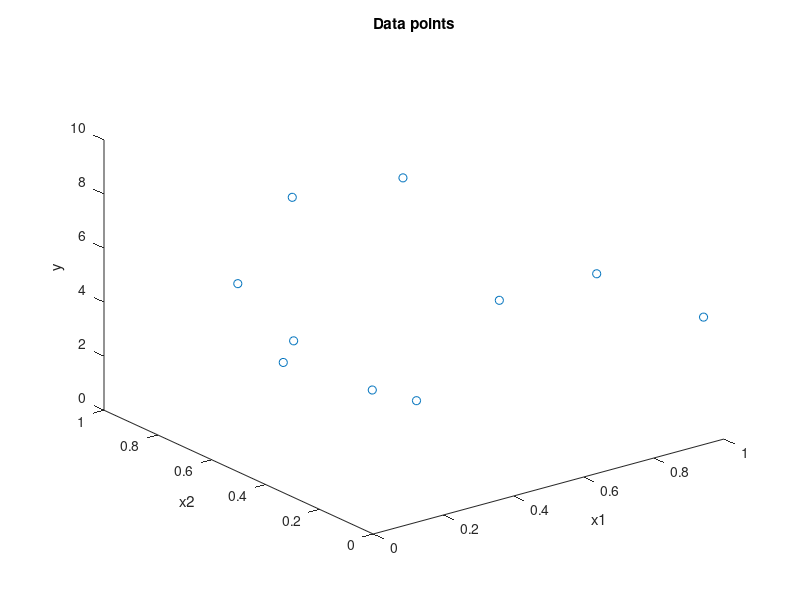

Write the MATLAB code that produced this figure. (Note: this script raises an error after producing the figure.)
clear all;
close all;
clc;

% Generating data samples
x = rand(2,10);
y = 10 .* rand(10,1);

figure
xlim([0 1])
ylim([0 1])
zlim([0 10])
plot3(x(1,:),x(2,:),y,'o');
xlabel('x1')
ylabel('x2')
zlabel('y')
title('Data points')

% Converting to homogeneous form xw = 0
w = [2 -1 2]';
x(3,:) = 1;
x = x'; 

% Gradient descent
l_rate = 1;
n = size(x,1);
MAX_ITERS = 500;
n_iters = 0;
disp('Initial weight');
disp(w);
costs = [calcCost(x,w,y)];
disp('Initial cost');
disp(costs);
update = l_rate * calcJacobian(x,w,y);

while(n_iters < MAX_ITERS && norm(update) > 0.001)
    w = w - update;
    costs = [costs calcCost(x,w,y)];
    n_iters = n_iters + 1;
    update = l_rate * calcJacobian(x,w,y);
end

disp('Gradient Descent Result:')
disp('Weight estimated:')
disp(w)
disp('Number of iterations elapsed')
disp(n_iters)
disp('Final cost')
disp(costs(end))

figure
plot(costs);

% Newton's Method
w = [2 -1 2]';
disp('Initial weight');
disp(w);
n_iters = 0;
MAX_ITERS = 500;
costs = calcCost(x,w,y);
disp('Initial cost');
disp(costs);
update = inv(calcHessian(x,w,y)) * calcJacobian(x,w,y);
while(n_iters < MAX_ITERS && norm(update) > 0.001)
    w = w - update;
    costs = [costs calcCost(x,w,y)];
    n_iters = n_iters + 1;
    update = inv(calcHessian(x,w,y)) * calcJacobian(x,w,y);
end
w_est = w;
disp('Newton Method Result:')
disp('Weight estimated:')
disp(w_est)
disp('Number of iterations elapsed')
disp(n_iters)
disp('Final cost')
disp(costs(end))
hold on;

plot(costs);
xlabel('Iterations')
ylabel('Cost')
title('Convergence curves')
legend('Gradient Descent','Newtons Method')

% Plot hyperplane
figure
xlim([0 1])
ylim([0 1])
zlim([0 10])
plot3(x(:,1),x(:,2),y,'o');
xlabel('x1')
ylabel('x2')
zlabel('y')

[X,Y] = meshgrid(0:0.01:1,0:0.01:1);

Z = X*w(1) + Y*w(2) + w(3);
hold on;
surf(X,Y,Z);
title('Estimated Hyperplane');

% Error curves
% cost vs w1
j = 0.1;
w = w_est;
w1 = -20;
W1 = [w1];
costs = [];
W1 = [];

for i = 1 : 400
    w1 = w1 + j;
    W1 = [W1 w1];
    w(1) = w1;
    costs = [costs calcCost(x,w,y)];
end
figure
subplot(3,1,1)
plot(W1,costs)
xlabel('w1')
ylabel('cost')
title('cost vs w1');

% cost vs w2
w = w_est;
costs = [];
j = 0.1;
w2 = -20;
W2 = [];
for i = 1 : 400
    w2 = w2 + j;
    W2 = [W2 w2];
    w(2) = w2;
    costs = [costs ;calcCost(x,w,y)];
end

subplot(3,1,2)
plot(W2,costs)
xlabel('w2')
ylabel('cost')
title('cost vs w2');

% cost vs w3
w = w_est;
costs  = [];
j = 0.1;
w3 = -20;
W3 = [];
for i = 1 : 400
    w3 = w3 + j;
    W3 = [W3 w3];
    w(3) = w3;
    costs = [costs calcCost(x,w,y)];
end
subplot(3,1,3)
plot(W3,costs)
xlabel('w3')
ylabel('cost')
title('cost vs w3')

% Error surface
w1 = (w_est(1) - 20):0.1:(w_est(1) + 20);
w2 = (w_est(2) - 20):0.1:(w_est(2) + 20);
w3 = w_est(3);
costs = zeros(size(w2,1),size(w2,1));

% w3 is kept constant
for i = 1 : size(w2,2)
    for j = 1 : size(w1,2)
        w = [w1(j) w2(i) w3]';
        costs(i,j) = calcCost(x,w,y);
    end
end

[W1,W2] = meshgrid(w1,w2);
figure
c = W1.*W2;
surf(W1,W2,costs,'Edgecolor','None','Facecolor',[0 0 1]);
xlabel('w1')
ylabel('w2')
zlabel('cost')
title('Error surface with w3 kept constant')

% Cost function
function [cost] = calcCost(x,w,y)
cost = (y - x * w)' * (y - x * w);
cost = 1 / 2 * size(x,1) * cost;
end

% Jacobian
function [j] = calcJacobian(x,w,y)
j = -1 * 1/size(x,1) * x' * (y - x * w);
end

% Hessian
function [h] = calcHessian(x,w,y)
h = 1/size(x,1) * x' * x;
end
